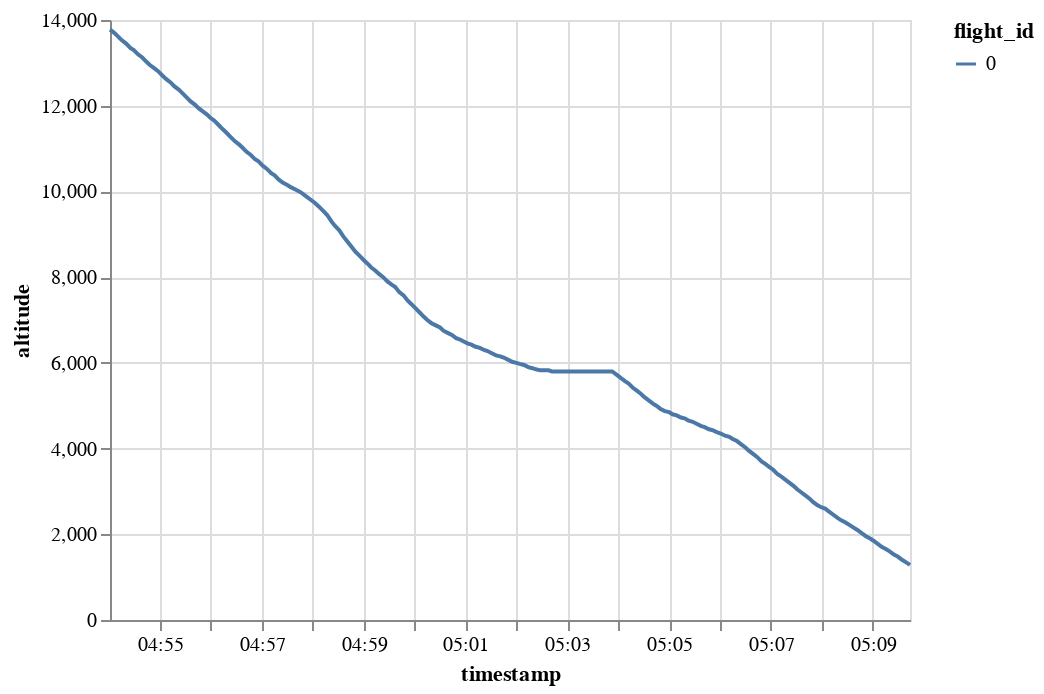

Source (notebook cell):
### Code cell
traffic[0].chart().encode(alt.Y("altitude"), alt.X("timestamp"), alt.Color("flight_id"))

### Figure 1 — Vega-Lite specification as saved in the notebook (floating-point values rounded to 4 significant figures; data arrays with more than 128 entries replaced by an {"elided": "..."} marker saying what was removed)
{"config": {"view": {"continuousWidth": 400, "continuousHeight": 300}}, "data": {"name": "data-1ffd4b1445a37e5d97d853d8946a8a01"}, "mark": "line", "encoding": {"color": {"type": "nominal", "field": "flight_id"}, "x": {"type": "temporal", "field": "timestamp"}, "y": {"type": "quantitative", "field": "altitude"}}, "$schema": "https://vega.github.io/schema/vega-lite/v4.8.1.json", "datasets": {"data-1ffd4b1445a37e5d97d853d8946a8a01": {"elided": "200 records"}}}
